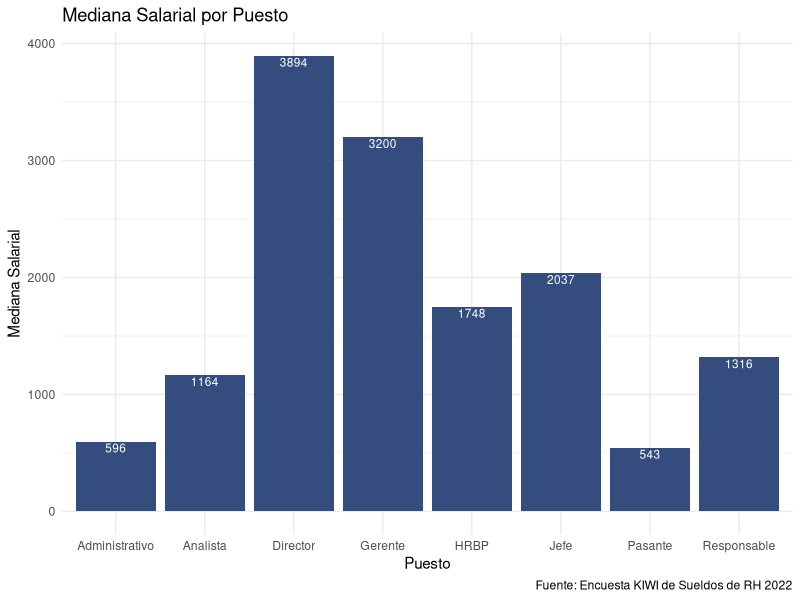

R code for this plot:
## ---- chunk 1
knitr::opts_chunk$set(echo = FALSE, message = FALSE, warning = FALSE, fig.retina = 3)

# Librerías ----

# Si no están instalados los paquetes usar el siguiente código
# install.packages("tidyverse")
# install.packages("flextable")

# Cargar los paquetes ----
library(tidyverse)
library(flextable)

# Colores para gráficos ----
verde <-  "#1FC3AA"
lila <- "#8624F5"
azul <- "#344D7E"


# Carga de Datos -----
rh <- read.csv("Sesion_38_PowerPoint/kiwi22_clean.csv",
               sep = ";") # Indica el separador de columnas
## ---- chunk 2

# Calcular la mediana salarial por puesto
analisis1 <- rh %>% 
  group_by(puesto) %>% 
  summarise(sueldo_mediana = median(sueldo_dolar))

ggplot(analisis1,                             # Fuente de datos
       aes(x = puesto, y = sueldo_mediana)) + # Columnas a graficar
  geom_col(fill = azul) +                     # Tipo de gráfico y color de relleno
  # Edito títulos, ejes y pie de página del gráfico
  labs(title = "Mediana Salarial por Puesto",
       x = "Puesto", y = "Mediana Salarial",
       caption = "Fuente: Encuesta KIWI de Sueldos de RH 2022") +
  theme_minimal() +        # Modifica la estética del gráfico
  geom_text(aes(label = round(sueldo_mediana,0)),
            vjust = 1.2,
            size = 3,
            color = "white")
